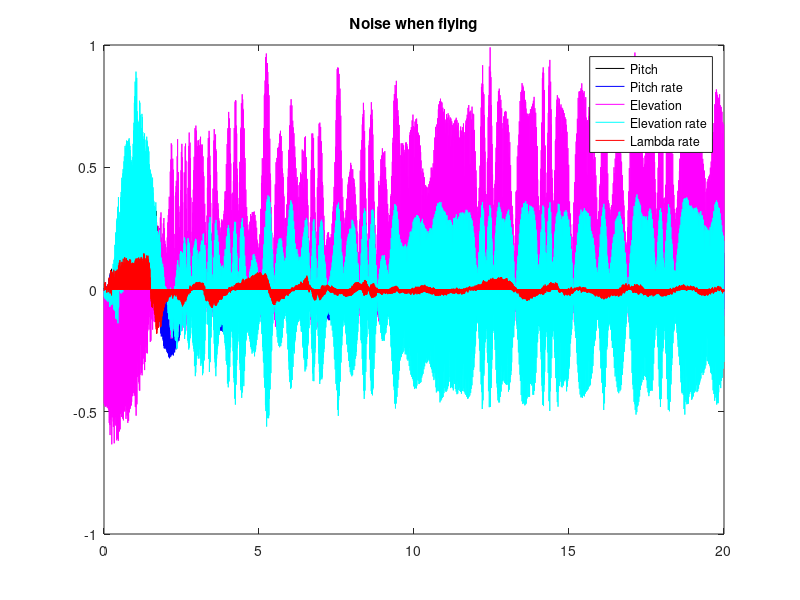

Source code (MATLAB):
clc
clear
close
Data = load('noiseMeasurement2.mat');
figure(1);
plot(Data.ans(1,:), Data.ans(2,:),'k')

hold on

plot(Data.ans(1,:), Data.ans(3,:),'b')

hold on
plot(Data.ans(1,:), Data.ans(4,:),'m')

hold on
plot(Data.ans(1,:), Data.ans(5,:),'c')

hold on
plot(Data.ans(1,:), Data.ans(6,:),'r')


title('Noise when flying');
legend('Pitch','Pitch rate','Elevation','Elevation rate','Lambda rate','Location','best');
hold off